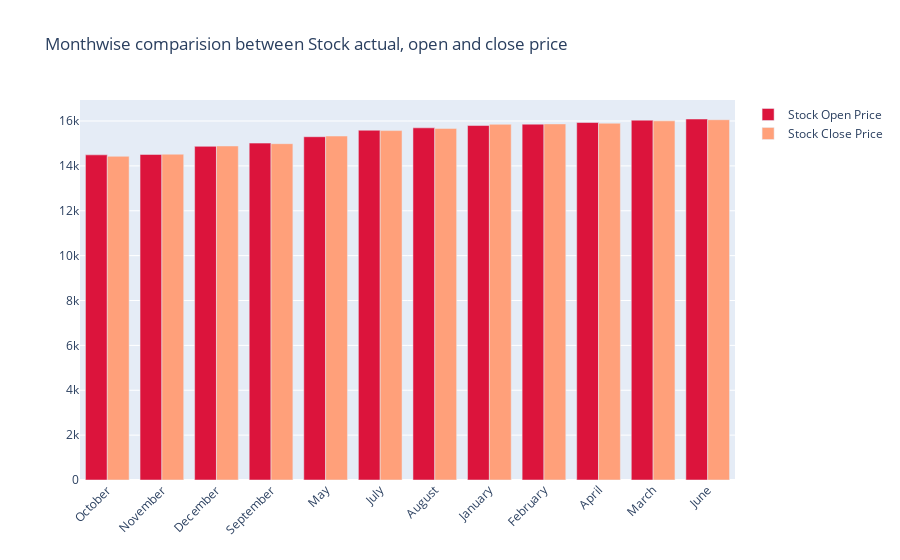

Notebook source saved alongside this figure:
### Code cell
fig = go.Figure()

fig.add_trace(go.Bar(
    x=monthvise.index,
    y=monthvise['open'],
    name='Stock Open Price',
    marker_color='crimson'
))
fig.add_trace(go.Bar(
    x=monthvise.index,
    y=monthvise['close'],
    name='Stock Close Price',
    marker_color='lightsalmon'
))

fig.update_layout(barmode='group', xaxis_tickangle=-45, 
                  title='Monthwise comparision between Stock actual, open and close price')
fig.show()

### Figure 1 — Plotly figure (JSON) as saved in the notebook; plotly's stock layout.template omitted (floating-point values rounded to 4 significant figures)
{"data": [{"marker": {"color": "crimson"}, "name": "Stock Open Price", "type": "bar", "x": ["October", "November", "December", "September", "May", "July", "August", "January", "February", "April", "March", "June"], "y": [14490.0, 14510.0, 14870.0, 15010.0, 15300.0, 15590.0, 15700.0, 15800.0, 15860.0, 15930.0, 16040.0, 16090.0]}, {"marker": {"color": "lightsalmon"}, "name": "Stock Close Price", "type": "bar", "x": ["October", "November", "December", "September", "May", "July", "August", "January", "February", "April", "March", "June"], "y": [14430.0, 14520.0, 14890.0, 14990.0, 15330.0, 15570.0, 15670.0, 15850.0, 15870, 15900.0, 16010.0, 16060.0]}], "layout": {"barmode": "group", "title": {"text": "Monthwise comparision between Stock actual, open and close price"}, "xaxis": {"tickangle": -45}}}
